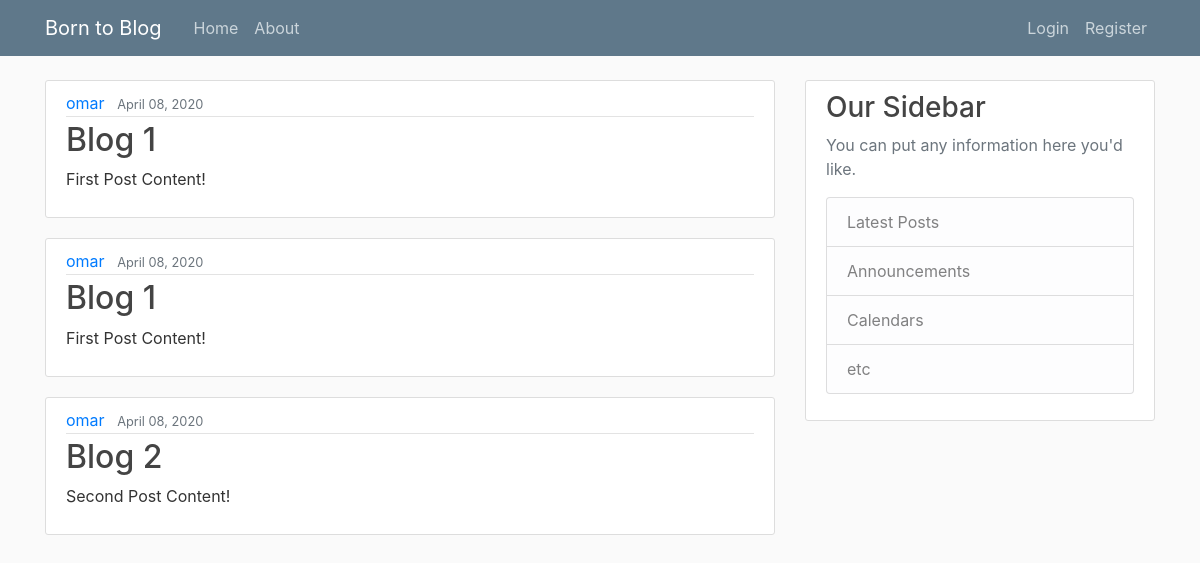
The app's page /, older data.
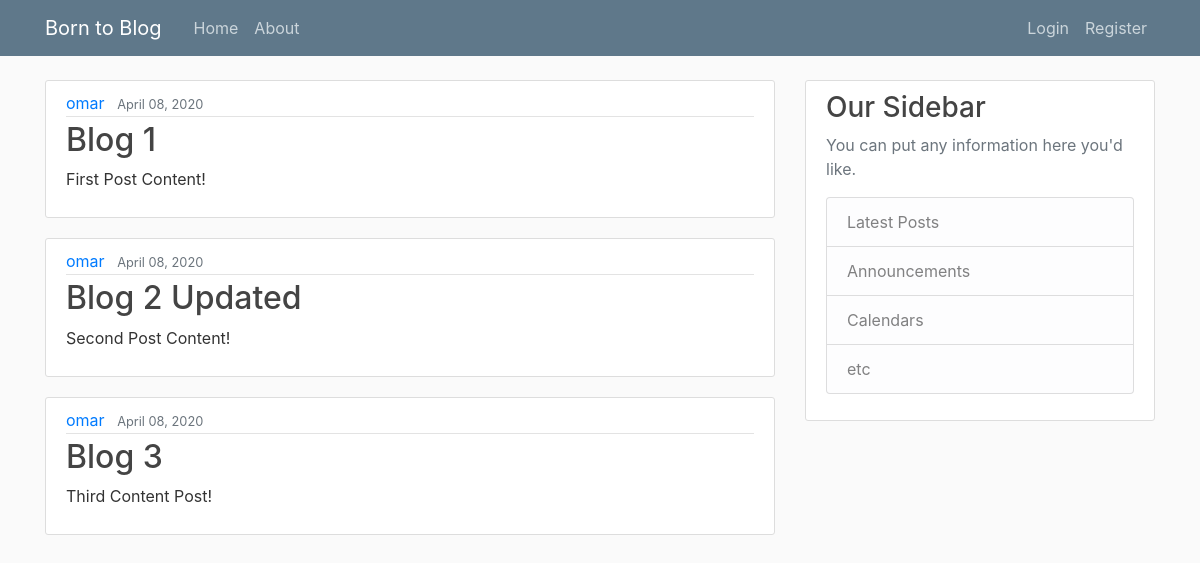
The same page, newer data.
### blog/models.py (models this page shows, shortened)
class Post(models.Model):
    title = models.CharField(max_length=100)
    content = models.TextField()
    date_posted = models.DateTimeField(default=timezone.now)
    author = models.ForeignKey(User, on_delete=models.CASCADE)

### blog/views.py (the view)
# urls.py: path('', views.home, name='blog-home'),
def home(request):
    context = {
        'posts': Post.objects.all()
    }
    return render(request, 'blog/home.html', context)

### blog/templates/blog/home.html
{% extends 'blog/base.html' %}
{% block content %}
    {% for post in posts %}
        <article class="media content-section">
          <div class="media-body">
            <div class="article-metadata">
              <a class="mr-2" href="#">{{ post.author }}</a>
              <small class="text-muted">{{ post.date_posted | date:"F d, Y" }}</small>
            </div>
            <h2><a class="article-title" href="#">{{ post.title }}</a></h2>
            <p class="article-content">{{ post.content }}</p>
          </div>
        </article>
    {% endfor %}
{% endblock %}

Row changes from the older to the newer data that the page shows:
removed Post: author "omar", date_posted "April 08, 2020", title "Blog 1", content "First Post Content!"
changed Post "Second Post Content!": title "Blog 2" → "Blog 2 Updated"
added Post: author "omar", date_posted "April 08, 2020", title "Blog 3", content "Third Content Post!"
